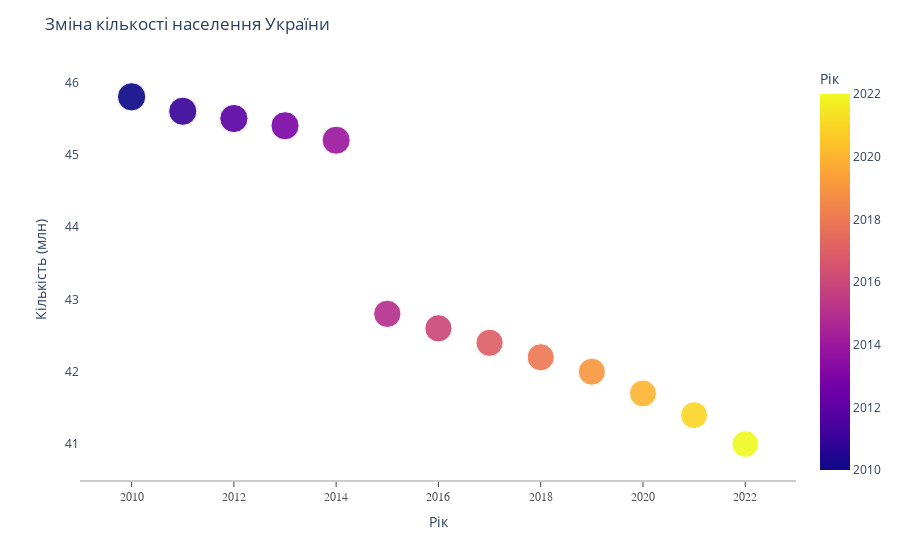

The cell this chart's notebook holds for it:
### Code cell
fig = px.scatter(amount, x="Рік", y="Всього ", color='Рік', size='Всього ', labels={'Всього ': 'Кількість (млн)'})
fig.update_layout(
    title=dict(text="Зміна кількості населення України", font=dict(size=17))
)
fig.update_layout(plot_bgcolor='rgba(0,0,0,0)',  
                  )
fig.update_layout(
    xaxis=dict(
        showline=True,
        showgrid=False,
        linecolor='rgb(204, 204, 204)',
        linewidth=2,
        ticks='outside',
        tickfont=dict(
            family='Arial',
            size=12,
            color='rgb(82, 82, 82)')))
fig.show()

### Figure 1 — Plotly figure (JSON) as saved in the notebook; plotly's stock layout.template omitted (floating-point values rounded to 4 significant figures)
{"data": [{"hovertemplate": "Рік=%{marker.color}<br>Кількість (млн)=%{marker.size}<extra></extra>", "legendgroup": "", "marker": {"color": [2010, 2011, 2012, 2013, 2014, 2015, 2016, 2017, 2018, 2019, 2020, 2021, 2022, 2010, 2011, 2012, 2013, 2014, 2015, 2016, 2017, 2018, 2019, 2020, 2021, 2022], "coloraxis": "coloraxis", "size": [45.8, 45.6, 45.5, 45.4, 45.2, 42.8, 42.6, 42.4, 42.2, 42, 41.7, 41.4, 41, 45.8, 45.6, 45.5, 45.4, 45.2, 42.8, 42.6, 42.4, 42.2, 42, 41.7, 41.4, 41], "sizemode": "area", "sizeref": 0.1145, "symbol": "circle"}, "mode": "markers", "name": "", "orientation": "v", "showlegend": false, "type": "scatter", "x": [2010, 2011, 2012, 2013, 2014, 2015, 2016, 2017, 2018, 2019, 2020, 2021, 2022, 2010, 2011, 2012, 2013, 2014, 2015, 2016, 2017, 2018, 2019, 2020, 2021, 2022], "xaxis": "x", "y": [45.8, 45.6, 45.5, 45.4, 45.2, 42.8, 42.6, 42.4, 42.2, 42, 41.7, 41.4, 41, 45.8, 45.6, 45.5, 45.4, 45.2, 42.8, 42.6, 42.4, 42.2, 42, 41.7, 41.4, 41], "yaxis": "y"}], "layout": {"coloraxis": {"colorbar": {"title": {"text": "Рік"}}, "colorscale": [[0, "#0d0887"], [0.1111, "#46039f"], [0.2222, "#7201a8"], [0.3333, "#9c179e"], [0.4444, "#bd3786"], [0.5556, "#d8576b"], [0.6667, "#ed7953"], [0.7778, "#fb9f3a"], [0.8889, "#fdca26"], [1, "#f0f921"]]}, "legend": {"itemsizing": "constant", "tracegroupgap": 0}, "margin": {"t": 60}, "plot_bgcolor": "rgba(0,0,0,0)", "title": {"font": {"size": 17}, "text": "Зміна кількості населення України"}, "xaxis": {"anchor": "y", "domain": [0, 1], "linecolor": "rgb(204, 204, 204)", "linewidth": 2, "showgrid": false, "showline": true, "tickfont": {"color": "rgb(82, 82, 82)", "family": "Arial", "size": 12}, "ticks": "outside", "title": {"text": "Рік"}}, "yaxis": {"anchor": "x", "domain": [0, 1], "title": {"text": "Кількість (млн)"}}}}
